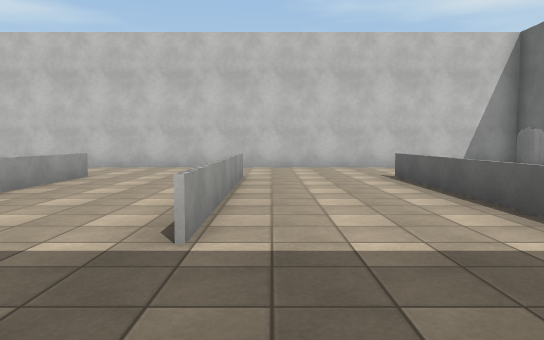
[1] (above)

13 first-person views from a walk through a Unity game level. The camera is 1.3 m above the floor, tilts 4° down and sees 70° across. The floor is counted in squares, 2 m on a side. Each view is taken from the middle of a square. On the plan, view 1 faces up. The plan holds only what a view shows up to about 11 squares ahead; the rest is blank. The place goes on beyond the plan. Some animated figures are left out. Surface patterns are stand-ins for the level's own textures.

[2]
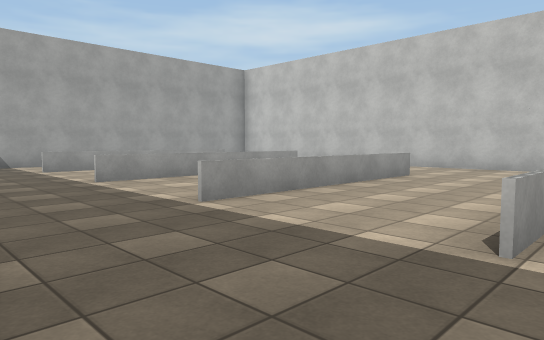

[3]
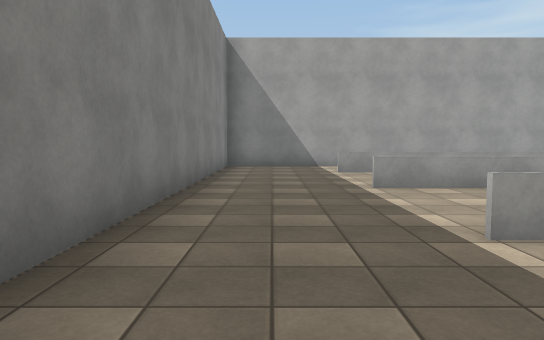

[4]
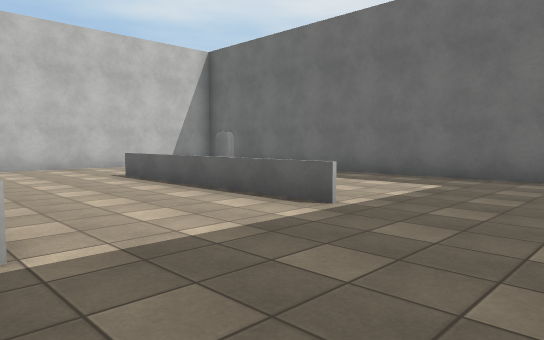

[5]
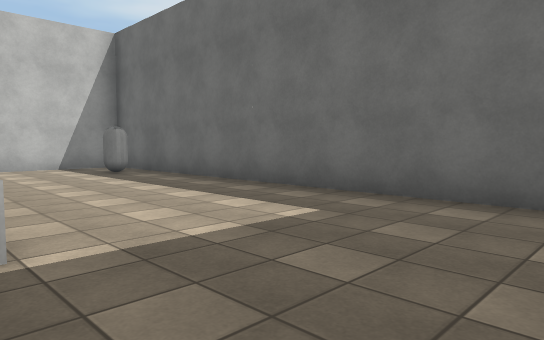

[6]
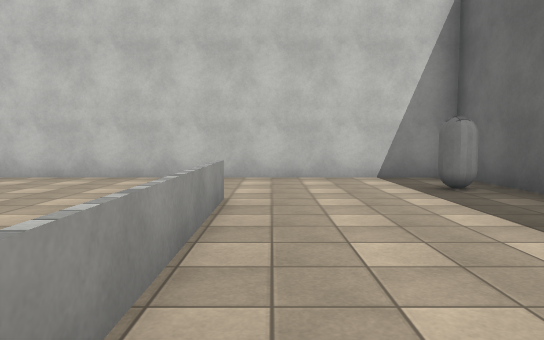

[7]
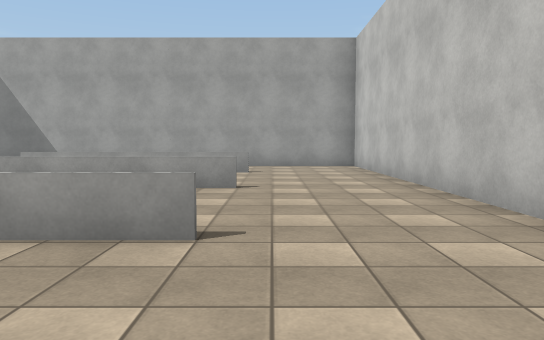

[8]
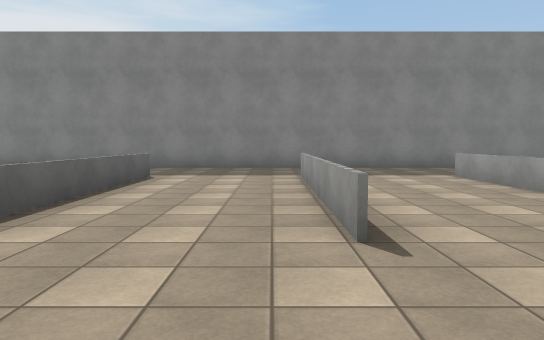

[9]
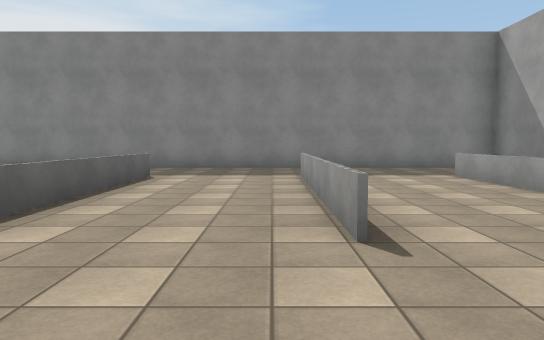

[10]
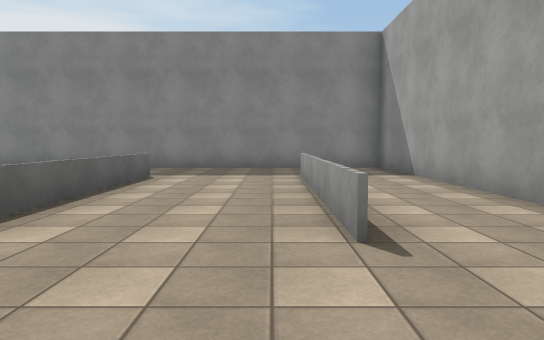

[11]
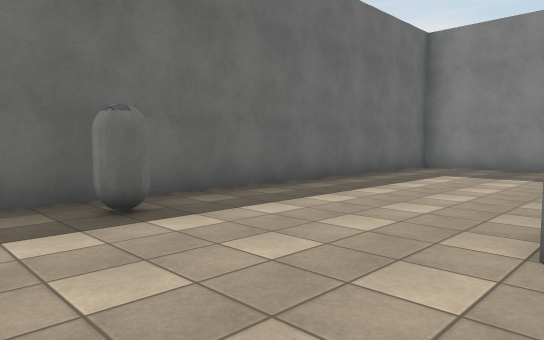

[12]
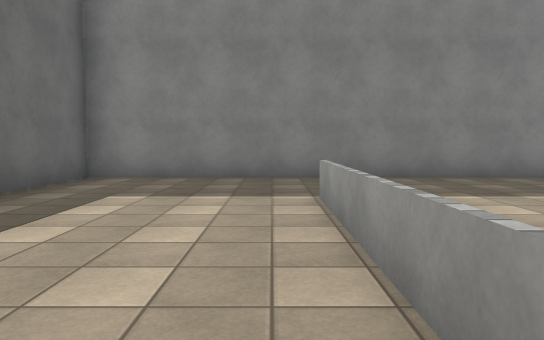

[13]
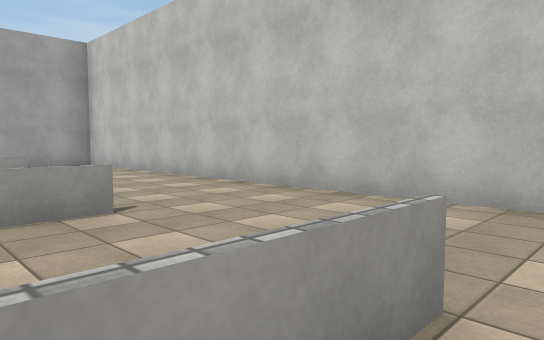

### Floor plan
Points are (right, up) in squares from view 1. A wall is a line through its corners. A room is listed if a view was taken in it or the views show most of it. See-through windows are left out.
Room 1 (views 1, 2, 3, 4, 5, 6, 7, 8, 9, 10, 11, 12, 13)
walls: (6.5, -0.3) (6.5, 10.3) (-11.8, 10.3) (-11.8, -0.3) (6.5, -0.3)
low walls: (-0.6, 7.5) (-0.6, 2.4) (-0.6, 6.8); (-3.6, 7.5) (-3.6, 2.4) (-3.6, 6.8); (2.4, 2.4) (2.4, 7.5) (2.4, 2.5); (-6.6, 7.5) (-6.6, 2.4) (-6.6, 6.8); (-9.6, 7.5) (-9.6, 2.4)
objects: other object (6, 8)

Where each view was taken, in squares from view 1:
view 1: 0 up, 0 right, facing up
view 2: 0 up, 0 right, facing up-left
view 3: 1 up, 1 left, facing left
view 4: 0 up, 1 left, facing up-right
view 5: 0 up, 2 right, facing up-right
view 6: 3 up, 3 right, facing up
view 7: 8 up, 1 left, facing left
view 8: 10 up, 3 left, facing down
view 9: 10 up, 6 left, facing down
view 10: 10 up, 9 left, facing down
view 11: 10 up, 2 right, facing down-right
view 12: 7 up, 3 right, facing down
view 13: 6 up, 0 right, facing up-left
